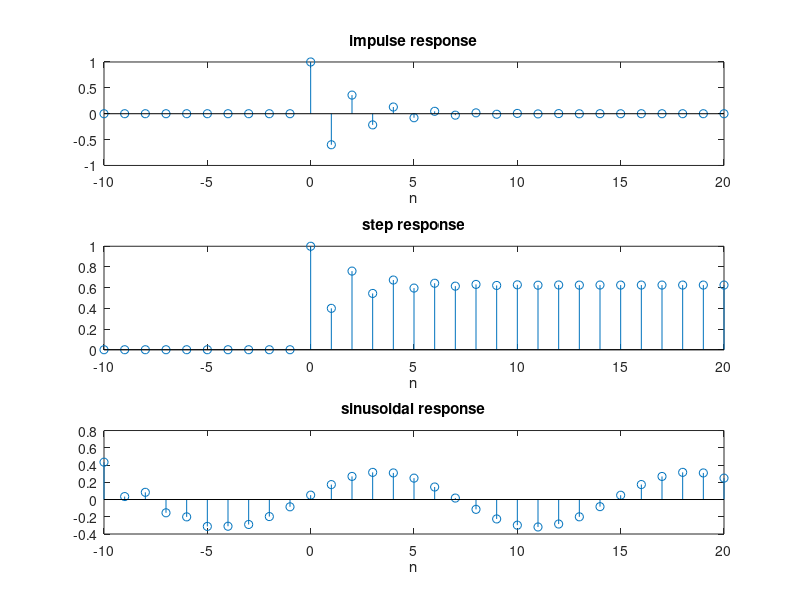

This figure's MATLAB source:
clc
close all
a=[1, 0.6];
b=[1];
n=-10:20; %generating index
figure,
%Finding Impulse Response
x=zeros(1,length(n));
ir=find(n==0);
x(ir)=1; %generating impulse sequence
y=filter(b,a,x),
subplot(3,1,1)
stem(n,y)
xlabel('n')
title('impulse response')
%Finding Step Response
x=zeros(1,length(n));
sr=find(n>=0);
x(sr)=1; %generating impulse sequence
y=filter(b,a,x),
subplot(3,1,2)
stem(n,y)
xlabel('n')
title('step response')
%Finding Sinusoidal Response
f=1/15;
x=0.5*sin(2*pi*f*n);
y=filter(b,a,x);
subplot(3,1,3)
stem(n,y)
xlabel('n')
title('sinusoidal response')